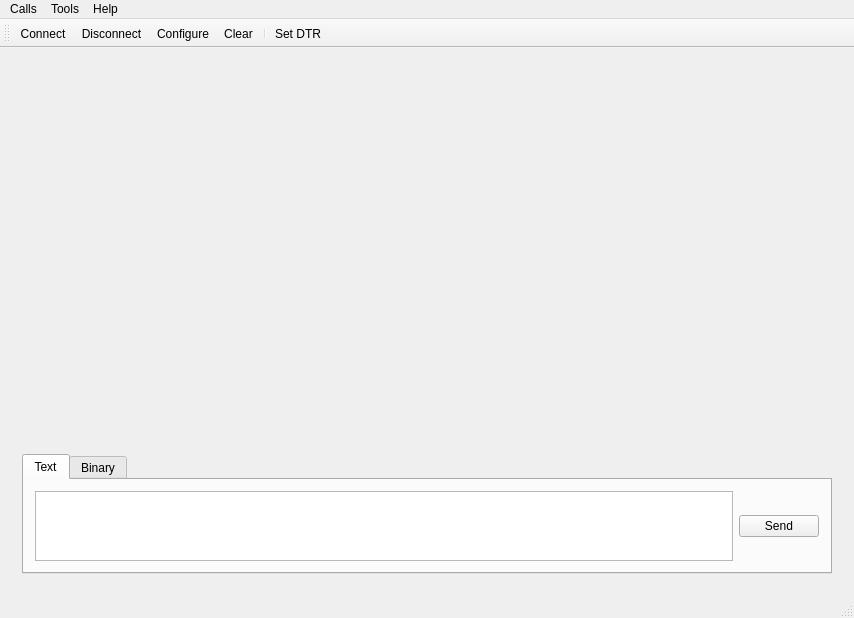
<?xml version="1.0" encoding="UTF-8"?>
<ui version="4.0">
 <class>MainWindow</class>
 <widget class="QMainWindow" name="MainWindow">
  <property name="geometry">
   <rect>
    <x>0</x>
    <y>0</y>
    <width>854</width>
    <height>618</height>
   </rect>
  </property>
  <property name="windowTitle">
   <string>Simple Terminal</string>
  </property>
  <widget class="QWidget" name="centralWidget">
   <layout class="QVBoxLayout" name="centralWidgetLayout">
    <item>
     <widget class="QWidget" name="mainWidget" native="true">
      <property name="maximumSize">
       <size>
        <width>16777215</width>
        <height>16777215</height>
       </size>
      </property>
      <layout class="QVBoxLayout" name="verticalLayout_3">
       <item>
        <widget class="QWidget" name="consoleWidget" native="true"/>
       </item>
       <item>
        <widget class="QTabWidget" name="tabWidget">
         <property name="maximumSize">
          <size>
           <width>16777215</width>
           <height>120</height>
          </size>
         </property>
         <property name="currentIndex">
          <number>0</number>
         </property>
         <widget class="QWidget" name="textTab">
          <attribute name="title">
           <string>Text</string>
          </attribute>
          <layout class="QHBoxLayout" name="horizontalLayout">
           <item>
            <widget class="QTextEdit" name="textEdit"/>
           </item>
           <item>
            <widget class="QPushButton" name="textSendButton">
             <property name="text">
              <string>Send</string>
             </property>
            </widget>
           </item>
          </layout>
         </widget>
         <widget class="QWidget" name="binaryTab">
          <attribute name="title">
           <string>Binary</string>
          </attribute>
          <layout class="QHBoxLayout" name="horizontalLayout_2">
           <item>
            <widget class="QTextEdit" name="textEdit_2"/>
           </item>
           <item>
            <widget class="QPushButton" name="pushButton_2">
             <property name="text">
              <string>PushButton</string>
             </property>
            </widget>
           </item>
          </layout>
         </widget>
        </widget>
       </item>
      </layout>
     </widget>
    </item>
   </layout>
  </widget>
  <widget class="QMenuBar" name="menuBar">
   <property name="geometry">
    <rect>
     <x>0</x>
     <y>0</y>
     <width>854</width>
     <height>25</height>
    </rect>
   </property>
   <widget class="QMenu" name="menuCalls">
    <property name="title">
     <string>Calls</string>
    </property>
    <addaction name="actionConnect"/>
    <addaction name="actionDisconnect"/>
    <addaction name="separator"/>
    <addaction name="actionQuit"/>
   </widget>
   <widget class="QMenu" name="menuTools">
    <property name="title">
     <string>Tools</string>
    </property>
    <addaction name="actionConfigure"/>
    <addaction name="actionClear"/>
   </widget>
   <widget class="QMenu" name="menuHelp">
    <property name="title">
     <string>Help</string>
    </property>
    <addaction name="actionAbout"/>
   </widget>
   <addaction name="menuCalls"/>
   <addaction name="menuTools"/>
   <addaction name="menuHelp"/>
  </widget>
  <widget class="QToolBar" name="mainToolBar">
   <attribute name="toolBarArea">
    <enum>TopToolBarArea</enum>
   </attribute>
   <attribute name="toolBarBreak">
    <bool>false</bool>
   </attribute>
   <addaction name="actionConnect"/>
   <addaction name="actionDisconnect"/>
   <addaction name="actionConfigure"/>
   <addaction name="actionClear"/>
   <addaction name="separator"/>
   <addaction name="actionSet_DTR"/>
  </widget>
  <widget class="QStatusBar" name="statusBar"/>
  <action name="actionAbout">
   <property name="text">
    <string>&amp;About</string>
   </property>
   <property name="toolTip">
    <string>About program</string>
   </property>
   <property name="shortcut">
    <string>Alt+A</string>
   </property>
  </action>
  <action name="actionAboutQt">
   <property name="text">
    <string>About Qt</string>
   </property>
  </action>
  <action name="actionConnect">
   <property name="icon">
    <iconset resource="terminal.qrc">
     <normaloff>:/images/connect.png</normaloff>:/images/connect.png</iconset>
   </property>
   <property name="text">
    <string>C&amp;onnect</string>
   </property>
   <property name="toolTip">
    <string>Connect to serial port</string>
   </property>
   <property name="shortcut">
    <string>Ctrl+O</string>
   </property>
  </action>
  <action name="actionDisconnect">
   <property name="icon">
    <iconset resource="terminal.qrc">
     <normaloff>:/images/disconnect.png</normaloff>:/images/disconnect.png</iconset>
   </property>
   <property name="text">
    <string>&amp;Disconnect</string>
   </property>
   <property name="toolTip">
    <string>Disconnect from serial port</string>
   </property>
   <property name="shortcut">
    <string>Ctrl+D</string>
   </property>
  </action>
  <action name="actionConfigure">
   <property name="icon">
    <iconset resource="terminal.qrc">
     <normaloff>:/images/settings.png</normaloff>:/images/settings.png</iconset>
   </property>
   <property name="text">
    <string>&amp;Configure</string>
   </property>
   <property name="toolTip">
    <string>Configure serial port</string>
   </property>
   <property name="shortcut">
    <string>Alt+C</string>
   </property>
  </action>
  <action name="actionClear">
   <property name="icon">
    <iconset resource="terminal.qrc">
     <normaloff>:/images/clear.png</normaloff>:/images/clear.png</iconset>
   </property>
   <property name="text">
    <string>C&amp;lear</string>
   </property>
   <property name="toolTip">
    <string>Clear data</string>
   </property>
   <property name="shortcut">
    <string>Alt+L</string>
   </property>
  </action>
  <action name="actionQuit">
   <property name="icon">
    <iconset resource="terminal.qrc">
     <normaloff>:/images/application-exit.png</normaloff>:/images/application-exit.png</iconset>
   </property>
   <property name="text">
    <string>&amp;Quit</string>
   </property>
   <property name="shortcut">
    <string>Ctrl+Q</string>
   </property>
  </action>
  <action name="actionSet_DTR">
   <property name="checkable">
    <bool>true</bool>
   </property>
   <property name="icon">
    <iconset resource="terminal.qrc">
     <normaloff>:/images/dtr.png</normaloff>
     <activeon>:/images/dtrOff.png</activeon>
     <selectedon>:/images/dtrOff.png</selectedon>:/images/dtr.png</iconset>
   </property>
   <property name="text">
    <string>Set DTR</string>
   </property>
  </action>
 </widget>
 <layoutdefault spacing="6" margin="11"/>
 <resources>
  <include location="terminal.qrc"/>
 </resources>
 <connections/>
</ui>
